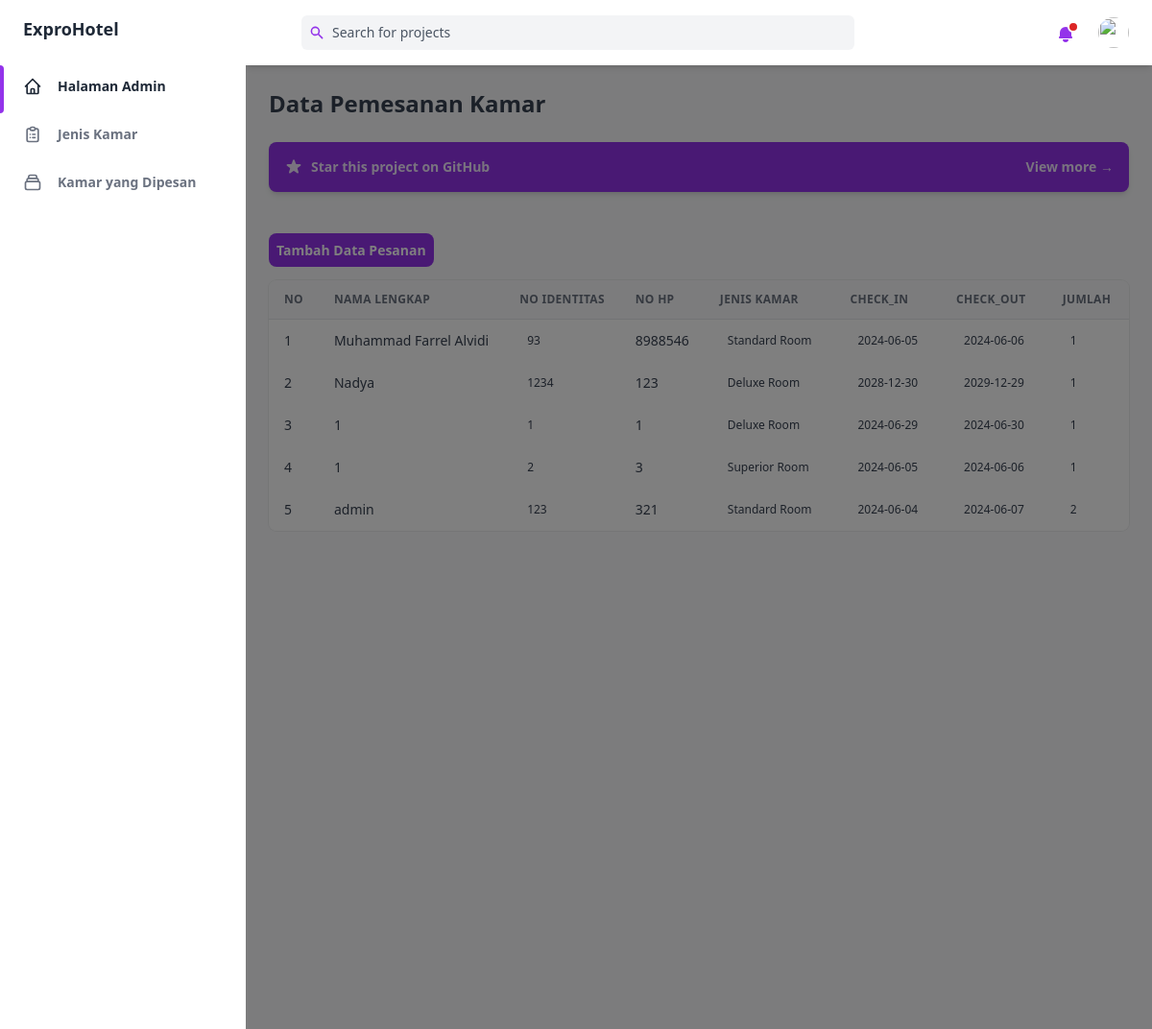
The page /admin.php?page=kamaryangdipesan (signed in) on the database its author committed.
### tables this page shows
CREATE TABLE `tbl_penyewa` (
  `id_sewa` int NOT NULL,
  `id_kamar` int NOT NULL,
  `nama` varchar(50) NOT NULL,
  `cekin` date NOT NULL,
  `cekout` date NOT NULL,
  `no_identitas` int NOT NULL,
  `no_hp` int NOT NULL,
  `jumlah` int NOT NULL,
  `total` int NOT NULL
);

CREATE TABLE `tbl_jenis_kamar` (
  `id_kamar` int NOT NULL,
  `jenis_kamar` varchar(30) NOT NULL,
  `harga` int NOT NULL,
  `keterangan` varchar(15) NOT NULL
);

### admin.php (called while the page is built, shortened)
<?php
include "layout/layout.php"; ?>

### pesananKamar.php (the view, shortened to what this page needs)
<?php
include "connect.php"
?>
    <div
      class="flex h-screen bg-gray-50 dark:bg-gray-900"
      :class="{ 'overflow-hidden': isSideMenuOpen}"
    >
      <div class="flex flex-col flex-1 w-full">
        <main class="h-full pb-16 overflow-y-auto">
          <div class="container grid px-6 mx-auto">
            <h2
              class="my-6 text-2xl font-semibold text-gray-700 dark:text-gray-200"
            >
              Data Pemesanan Kamar
            </h2>
            <a
              class="flex items-center justify-between p-4 mb-8 text-sm font-semibold text-purple-100 bg-purple-600 rounded-lg shadow-md focus:outline-none focus:shadow-outline-purple"
              href="https://github.com/estevanmaito/windmill-dashboard"
            >
              <div class="flex items-center">
                <span>Star this project on GitHub</span>
              </div>
              <span>View more &RightArrow;</span>
            </a>
            <div>
              <a href="admin.php?page=kamaryangdipesan&aksi=tambah" class="bg-purple-600 p-2 rounded-lg text-white font-semibold text-sm  ">Tambah Data Pesanan</a>
            </div>
            <div class="w-full mb-8 overflow-hidden rounded-lg shadow-xs mt-5">
              <div class="w-full overflow-x-auto">
                <table class="w-full whitespace-no-wrap">
                  <thead>
                  <tr
                      class="text-xs font-semibold tracking-wide text-left text-gray-500 uppercase border-b dark:border-gray-700 bg-gray-50 dark:text-gray-400 dark:bg-gray-800"
                    >
                      <th class="px-4 py-3">No</th>
                      <th class="px-4 py-3">Nama Lengkap</th>
                      <th class="px-4 py-3">No Identitas</th>
                      <th class="px-4 py-3">No HP</th>
                      <th class="px-4 py-3">Jenis Kamar</th>
                      <th class="px-4 py-3">Check_in</th>
                      <th class="px-4 py-3">Check_out</th>
                      <th class="px-4 py-3">Jumlah</th>
                      <th class="px-4 py-3">Total</th>
                    </tr>
                  </thead>
                  <?php
                    $sql = "SELECT * FROM tbl_penyewa inner join tbl_jenis_kamar on tbl_penyewa.id_kamar = tbl_jenis_kamar.id_kamar";
                    $result = $db->query($sql);
                    $no = 1;
                    foreach ($result as $row) {
                    ?>
                <tbody
                    class="bg-white divide-y dark:divide-gray-700 dark:bg-gray-800"
                  >
                    <tr class="text-gray-700 dark:text-gray-400">
                      <td class="px-4 py-3">
                        <div class="flex items-center text-sm">
                            <?= $no++; ?>
                        </div>
                      </td>
                      <td class="px-4 py-3 text-sm">
                      <?= $row['nama']; ?>
                      </td>
                      <td class="px-4 py-3 text-xs">
                        <span
                          class="px-2 py-1 text-md leading-tight rounded-full dark:bg-green-700 dark:text-green-100"
                        >
                        <?= $row['no_identitas']; ?>
                        </span>
                      </td>
                      <td class="px-4 py-3 text-sm">
                      <?= $row['no_hp']; ?>
                      </td>
                      <td class="px-4 py-3 text-xs">
                        <span
                          class="px-2 py-1 text-md leading-tight rounded-full dark:bg-green-700 dark:text-green-100"
                        >
                        <?= $row['jenis_kamar']; ?>
                        </span>
                      </td>
                      <td class="px-4 py-3 text-xs">
                        <span
                          class="px-2 py-1 text-md leading-tight rounded-full dark:bg-green-700 dark:text-green-100"
                        >
                        <?= $row['cekin']; ?>
                        </span>
                      </td>
                      <td class="px-4 py-3 text-xs">
                        <span
                          class="px-2 py-1 text-md leading-tight rounded-full dark:bg-green-700 dark:text-green-100"
                        >
                        <?= $row['cekout']; ?>
                        </span>
                      </td>
                      <td class="px-4 py-3 text-xs">
                        <span
                          class="px-2 py-1 text-md leading-tight rounded-full dark:bg-green-700 dark:text-green-100"
                        >
                        <?= $row['jumlah']; ?>
                        </span>
                      </td>
                      <td class="px-4 py-3 text-xs">
                      </td>
                    </tr>
            <?php
            }
            ?>
          </tbody>
                </table>
              </div>
            </div>
          </div>
        </main>
      </div>
    </div>
  </body>
</html>

### rows shown on the page
tbl_penyewa: nama "Muhammad Farrel Alvidi", no_identitas "93", no_hp "8988546", id_kamar.jenis_kamar "Standard Room", cekin "2024-06-05", cekout "2024-06-06", jumlah "1"
tbl_penyewa: nama "Nadya", no_identitas "1234", no_hp "123", id_kamar.jenis_kamar "Deluxe Room", cekin "2028-12-30", cekout "2029-12-29", jumlah "1"
tbl_penyewa: nama "1", no_identitas "1", no_hp "1", id_kamar.jenis_kamar "Deluxe Room", cekin "2024-06-29", cekout "2024-06-30", jumlah "1"
tbl_penyewa: nama "1", no_identitas "2", no_hp "3", id_kamar.jenis_kamar "Superior Room", cekin "2024-06-05", cekout "2024-06-06", jumlah "1"
tbl_penyewa: nama "admin", no_identitas "123", no_hp "321", id_kamar.jenis_kamar "Standard Room", cekin "2024-06-04", cekout "2024-06-07", jumlah "2"
